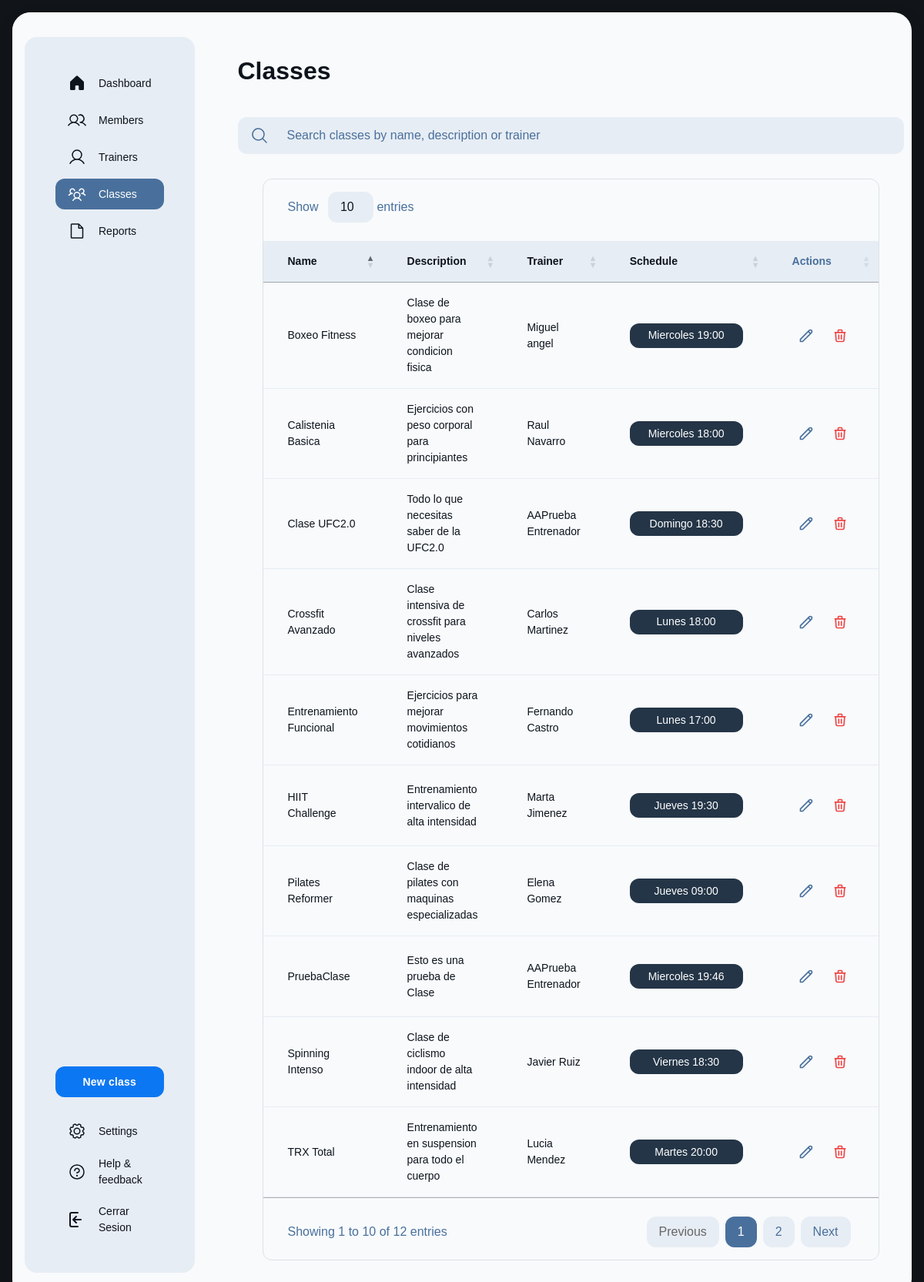
Page /index.php?controlador=clases&action=home (signed in) on the earlier database version.
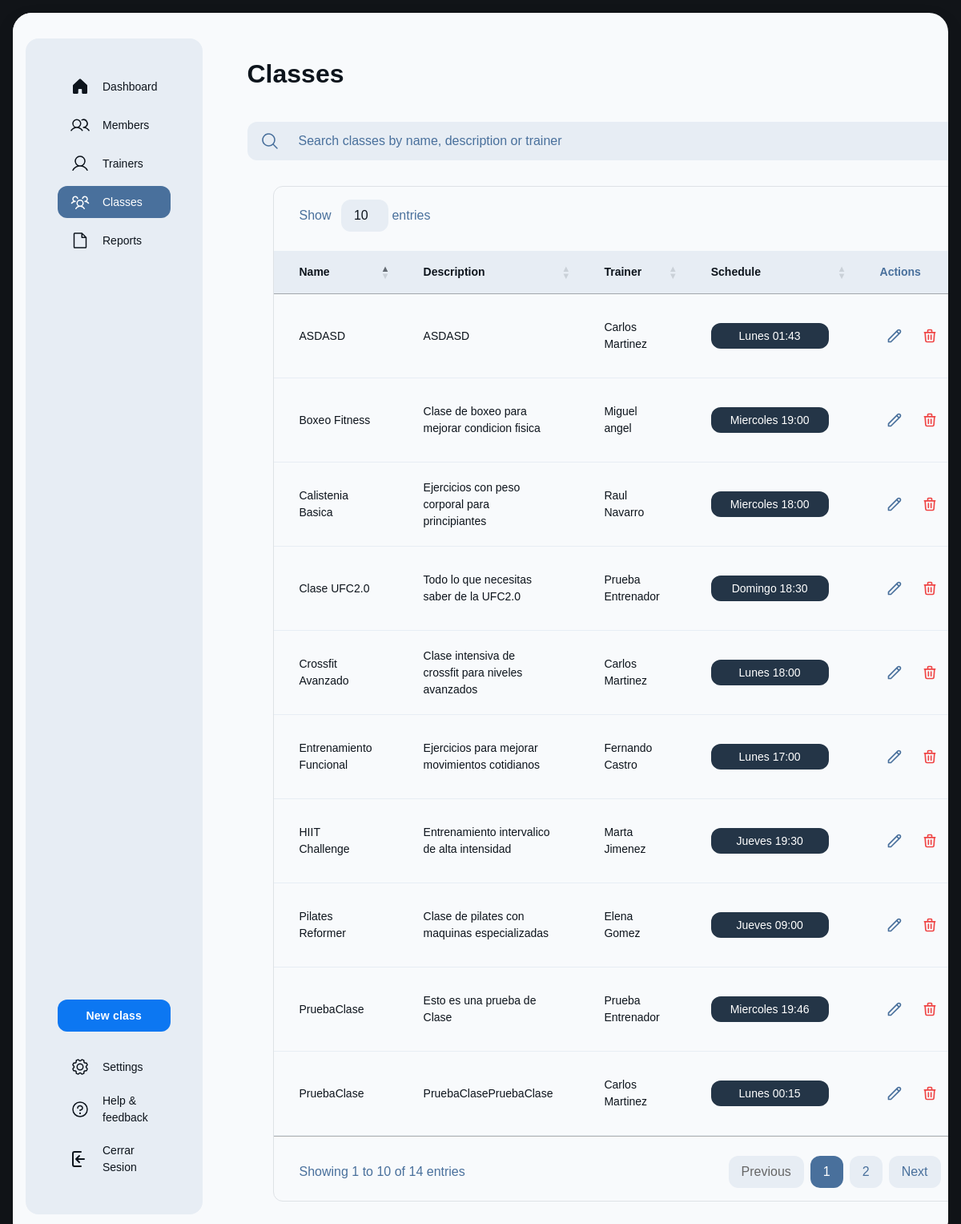
Same page on the later database version.
### tables this page shows
CREATE TABLE `clases` (
  `id` int(11) NOT NULL,
  `nombre` varchar(100) DEFAULT NULL,
  `descripcion` text DEFAULT NULL,
  `entrenador_id` int(11) DEFAULT NULL
);

CREATE TABLE `entrenadores` (
  `id` int(11) NOT NULL,
  `nombre` varchar(100) DEFAULT NULL,
  `especialidad` varchar(100) DEFAULT NULL,
  `telefono` varchar(15) DEFAULT NULL,
  `email` varchar(100) DEFAULT NULL
);

CREATE TABLE `horarios` (
  `id` int(11) NOT NULL,
  `clase_id` int(11) DEFAULT NULL,
  `dia_semana` enum('Lunes','Martes','Miercoles','Jueves','Viernes','Sabado','Domingo') DEFAULT NULL,
  `hora_inicio` time DEFAULT NULL,
  `hora_fin` time DEFAULT NULL
);

### model/conectar.php (called while the page is built)
<?php
class Conectar{
    public static function conexion(){
        try {
            $conexion=new mysqli("localhost","root","","gimnasio_db");
            $conexion->set_charset("utf8mb4");
        } catch (Exception $e) {
            die('Error:'.$e->getMessage());
        }
        return $conexion;
    }
}
?>

### model/clases_model.php (called while the page is built, shortened)
<?php
require_once 'conectar.php';
class ClasesModel {
    private $conexion;
    public function __construct() {
        $this->conexion = Conectar::conexion();
    }
    public function getClases() {
        $query = "SELECT c.*, e.nombre as nombre_entrenador, h.dia_semana, h.hora_inicio, h.hora_fin
                 FROM clases c
                 LEFT JOIN entrenadores e ON c.entrenador_id = e.id
                 LEFT JOIN horarios h ON c.id = h.clase_id";
        $resultado = $this->conexion->query($query);
        return $resultado;
    }
}
?>

### controller/clases_controller.php (the view, shortened to what the changed rows need)
<?php
function home(){
    require_once("model/clases_model.php");
    $clases = new ClasesModel();
    $resultado = $clases->getClases();
    $html = '';
    while($row = $resultado->fetch_assoc()) {
        $html .= '<tr class="border-t border-t-[#344c65]">';
        $html .= '<td class="table-53b9ae36-f9b1-418a-aa1b-d77389b436cd-column-120 h-[72px] px-4 py-2 w-[400px] text-white text-sm font-normal leading-normal">' . $row['nombre'] . '</td>';
        $html .= '<td class="table-53b9ae36-f9b1-418a-aa1b-d77389b436cd-column-240 h-[72px] px-4 py-2 w-[400px] text-[#93adc8] text-sm font-normal leading-normal">' . $row['descripcion'] . '</td>';
        $html .= '<td class="table-53b9ae36-f9b1-418a-aa1b-d77389b436cd-column-360 h-[72px] px-4 py-2 w-[400px] text-[#93adc8] text-sm font-normal leading-normal">' . $row['nombre_entrenador'] . '</td>';
        $html .= '<td class="table-53b9ae36-f9b1-418a-aa1b-d77389b436cd-column-480 h-[72px] px-4 py-2 w-60 text-sm font-normal leading-normal">';
        $html .= '<button class="flex min-w-[84px] max-w-[480px] cursor-pointer items-center justify-center overflow-hidden rounded-xl h-8 px-4 bg-[#243547] text-white text-sm font-medium leading-normal w-full">';
        $html .= '<span class="truncate">' . $row['dia_semana'] . ' ' . date('H:i', strtotime($row['hora_inicio'])) . '</span>';
        $html .= '</button>';
        $html .= '</td>';
        $html .= '<td class="table-53b9ae36-f9b1-418a-aa1b-d77389b436cd-column-600 h-[72px] px-4 py-2 w-60 text-[#93adc8] text-sm font-bold leading-normal tracking-[0.015em]">';
        $html .= '<div class="flex gap-2">';
        $html .= '<button onclick="showEditModal(' . $row['id'] . ')" class="edit-class-btn cursor-pointer" data-id="' . $row['id'] . '"><svg xmlns="http://www.w3.org/2000/svg" fill="none" viewBox="0 0 24 24" stroke="currentColor"><path stroke-linecap="round" stroke-linejoin="round" stroke-width="2" d="M15.232 5.232l3.536 3.536m-2.036-5.036a2.5 2.5 0 113.536 3.536L6.5 21.036H3v-3.572L16.732 3.732z" /></svg></button>';
        $html .= '<button onclick="confirmarBorrado(' . $row['id'] . ')" class="text-red-500 hover:text-red-700"><svg xmlns="http://www.w3.org/2000/svg" fill="none" viewBox="0 0 24 24" stroke="currentColor"><path stroke-linecap="round" stroke-linejoin="round" stroke-width="2" d="M19 7l-.867 12.142A2 2 0 0116.138 21H7.862a2 2 0 01-1.995-1.858L5 7m5 4v6m4-6v6m1-10V4a1 1 0 00-1-1h-4a1 1 0 00-1 1v3M4 7h16" /></svg></button>';
        $html .= '</div>';
        $html .= '</td>';
        $html .= '</tr>';
    }
    require_once("view/clases_view.php");
}
?>

### view/clases_view.php (shortened to what the changed rows need)
<!DOCTYPE html>
<html>
  <head>
    <link rel="stylesheet" href="https://cdnjs.cloudflare.com/ajax/libs/font-awesome/4.7.0/css/font-awesome.min.css">
    <link rel="stylesheet" type="text/css" href="https://cdn.datatables.net/1.13.7/css/jquery.dataTables.css">
    <link rel="stylesheet" type="text/css" href="https://cdn.datatables.net/buttons/2.4.2/css/buttons.dataTables.min.css">
    <script src="https://cdn.tailwindcss.com?plugins=forms,container-queries"></script>
  </head>
  <body>
    <div class="main-card">
      <div class="main-content">
        <div class="sidebar-container">
          <div class="sidebar-inner">
            <div class="flex h-full min-h-[700px] flex-col justify-between p-4">
              <div class="flex flex-col gap-4">
                <div class="flex flex-col gap-2">
                  <div class="flex items-center gap-3 px-3 py-2">
                    <div class="text-[#0d141c]" data-icon="House" data-size="24px" data-weight="fill">
                    </div>
                    <a class="text-[#0d141c] text-sm font-medium leading-normal" href="index.php?controlador=home&action=home">Dashboard</a>
                  </div>
                  <div class="flex items-center gap-3 px-3 py-2">
                    <div class="text-[#0d141c]" data-icon="Users" data-size="24px" data-weight="regular">
                    </div>
                    <a class="text-[#0d141c] text-sm font-medium leading-normal" href="index.php?controlador=miembros&action=home">Members</a>
                  </div>
                  <div class="flex items-center gap-3 px-3 py-2">
                    <div class="text-[#0d141c]" data-icon="User" data-size="24px" data-weight="regular">
                    </div>
                    <a class="text-[#0d141c] text-sm font-medium leading-normal" href="index.php?controlador=entrenadores&action=home">Trainers</a>
                  </div>
                  <div class="flex items-center gap-3 px-3 py-2 rounded-xl bg-[#49709c]">
                    <div class="text-white" data-icon="UsersThree" data-size="24px" data-weight="regular">
                    </div>
                    <a class="text-white text-sm font-medium leading-normal" href="index.php?controlador=clases&action=home">Classes</a>
                  </div>
                  <div class="flex items-center gap-3 px-3 py-2">
                    <div class="text-[#0d141c]" data-icon="File" data-size="24px" data-weight="regular">
                    </div>
                    <a class="text-[#0d141c] text-sm font-medium leading-normal" href="#">Reports</a>
                  </div>
                </div>
              </div>
              <div class="flex flex-col gap-4">
                <button id="newClassBtn" class="flex min-w-[84px] max-w-[480px] cursor-pointer items-center justify-center overflow-hidden rounded-xl h-10 px-4 bg-[#0c77f2] text-white text-sm font-bold leading-normal tracking-[0.015em]">
                  <span class="truncate">New class</span>
                </button>
                <div class="flex flex-col gap-1">
                  <div class="flex items-center gap-3 px-3 py-2">
                    <div class="text-[#0d141c]" data-icon="Gear" data-size="24px" data-weight="regular">
                    </div>
                    <a class="text-[#0d141c] text-sm font-medium leading-normal" href="#">Settings</a>
                  </div>
                  <div class="flex items-center gap-3 px-3 py-2">
                    <div class="text-[#0d141c]" data-icon="Question" data-size="24px" data-weight="regular">
                    </div>
                    <a class="text-[#0d141c] text-sm font-medium leading-normal" href="#">Help &amp; feedback</a>
                  </div>
                  <div class="flex items-center gap-3 px-3 py-2">
                    <div class="text-[#0d141c]" data-icon="Question" data-size="24px" data-weight="regular">
                      <svg xmlns="http://www.w3.org/2000/svg" viewBox="0 0 24 24" width="24" height="24" fill="none" stroke="#0d141c" stroke-width="2" stroke-linecap="round" stroke-linejoin="round">
                        <path d="M13 3H5a2 2 0 0 0-2 2v14a2 2 0 0 0 2 2h8"></path>
                        <path d="M7 12h10M7 12l4-4M7 12l4 4"></path>
                      </svg>
                    </div>
                    <a class="text-[#0d141c] text-sm font-medium leading-normal" href="index.php?controlador=clases&action=desconectar">Cerrar Sesion</a>
                  </div>
                </div>
              </div>
            </div>
          </div>
        </div>
        <div class="content-container">
          <div class="flex flex-wrap justify-between gap-3 p-4">
            <p class="text-[#0d141c] tracking-light text-[32px] font-bold leading-tight min-w-72">Classes</p>
          </div>
          <div class="px-4 py-3">
            <div class="flex w-full flex-1 items-stretch rounded-xl h-12">
              <div class="text-[#49709c] flex border-none bg-[#e7edf4] items-center justify-center pl-4 rounded-l-xl border-r-0">
                <svg xmlns="http://www.w3.org/2000/svg" width="24px" height="24px" fill="currentColor" viewBox="0 0 256 256">
                  <path d="M229.66,218.34l-50.07-50.06a88.11,88.11,0,1,0-11.31,11.31l50.06,50.07a8,8,0,0,0,11.32-11.32ZM40,112a72,72,0,1,1,72,72A72.08,72.08,0,0,1,40,112Z"></path>
                </svg>
              </div>
              <div class="dataTables_filter flex-1">
                <input type="search" class="form-input flex w-full min-w-0 flex-1 resize-none overflow-hidden rounded-xl text-[#0d141c] focus:outline-0 focus:ring-0 border-none bg-[#e7edf4] focus:border-none h-full placeholder:text-[#49709c] px-4 rounded-l-none border-l-0 pl-2 text-base font-normal leading-normal" placeholder="Search classes by name, description or trainer">
              </div>
            </div>
          </div>
          <div class="px-4 py-3 @container">
            <div class="flex overflow-hidden rounded-xl border border-[#49709c] bg-[#f8fafc]">
              <table id="classesTable" class="flex-1">
                <thead>
                  <tr class="bg-[#e7edf4]">
                    <th class="table-53b9ae36-f9b1-418a-aa1b-d77389b436cd-column-120 px-4 py-3 text-left text-[#0d141c] w-[400px] text-sm font-medium leading-normal">Name</th>
                    <th class="table-53b9ae36-f9b1-418a-aa1b-d77389b436cd-column-240 px-4 py-3 text-left text-[#0d141c] w-[400px] text-sm font-medium leading-normal">Description</th>
                    <th class="table-53b9ae36-f9b1-418a-aa1b-d77389b436cd-column-360 px-4 py-3 text-left text-[#0d141c] w-[400px] text-sm font-medium leading-normal">
                      Trainer
                    </th>
                    <th class="table-53b9ae36-f9b1-418a-aa1b-d77389b436cd-column-480 px-4 py-3 text-left text-[#0d141c] w-60 text-sm font-medium leading-normal">Schedule</th>
                    <th class="table-53b9ae36-f9b1-418a-aa1b-d77389b436cd-column-600 px-4 py-3 text-left text-[#0d141c] w-60 text-[#49709c] text-sm font-medium leading-normal">
                      Actions
                    </th>
                  </tr>
                </thead>
                <tbody>
                  <?php echo $html; ?>
                </tbody>
              </table>
            </div>
          </div>
        </div>
      </div>
    </div>
  </body>
</html>

Differences in the rows shown:
no longer on this page (row unchanged): clases: nombre "Spinning Intenso", descripcion "Clase de ciclismo indoor de alta intensidad", entrenador.nombre "Javier Ruiz", horarios.dia_semana "Viernes", horarios.hora_inicio "18:30"
no longer on this page (row unchanged): clases: nombre "TRX Total", descripcion "Entrenamiento en suspension para todo el cuerpo", entrenador.nombre "Lucia Mendez", horarios.dia_semana "Martes", horarios.hora_inicio "20:00"
changed through a linked row, clases "Clase UFC2.0": entrenador.nombre "AAPrueba Entrenador" → "Prueba Entrenador"
changed through a linked row, clases "Esto es una prueba de Clase": entrenador.nombre "AAPrueba Entrenador" → "Prueba Entrenador"
added clases: nombre "PruebaClase", descripcion "PruebaClasePruebaClase", entrenador.nombre "Carlos Martinez", horarios.dia_semana "Lunes", horarios.hora_inicio "00:15"
added clases: nombre "ASDASD", descripcion "ASDASD", entrenador.nombre "Carlos Martinez", horarios.dia_semana "Lunes", horarios.hora_inicio "01:43"
Other differences:
text written by a page script: "Show entries Showing 1 to 10 of 12 entries Previous 1 2 Next" → "Show entries Showing 1 to 10 of 14 entries Previous 1 2 Next"
